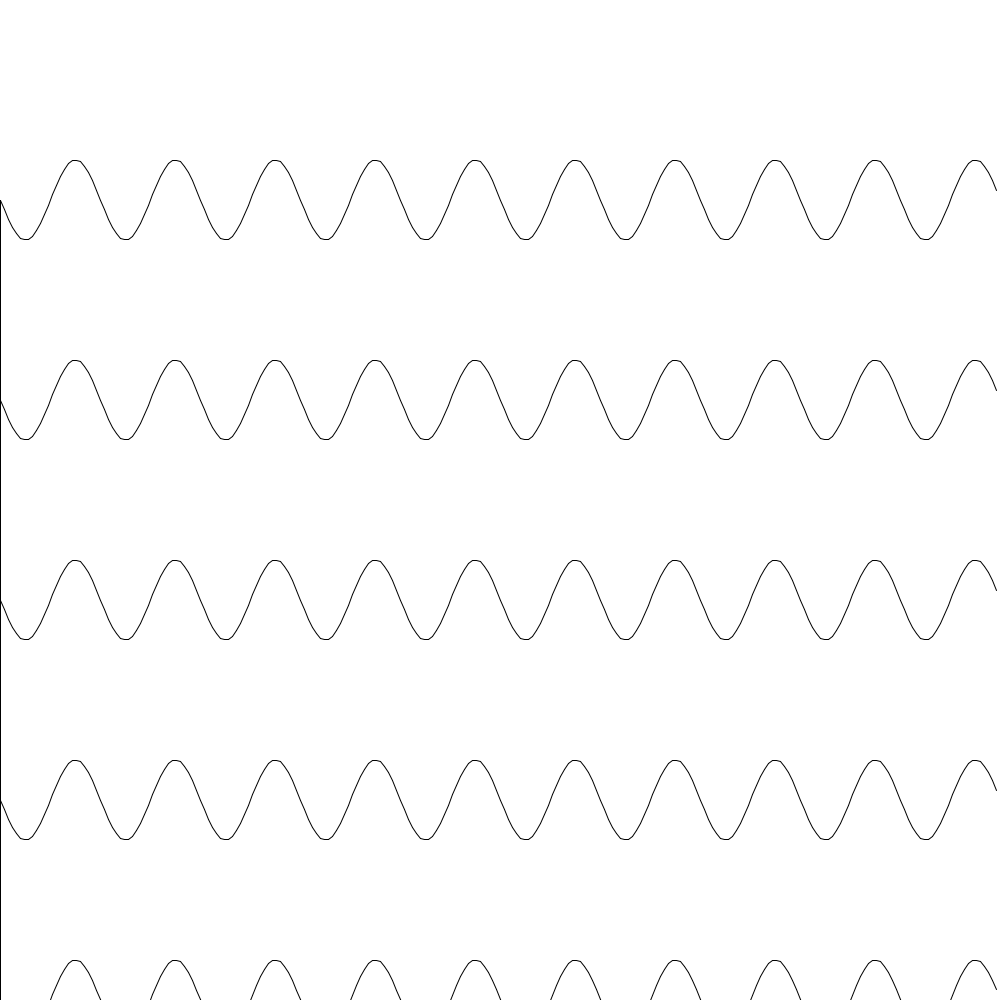
Frame 1 (no input)
Frame 2 (the mouse pressed at the canvas centre, redrawn once): identical to frame 1, image omitted

The Processing sketch that drew this single still picture (run headless with seeded random() and noise(); the mouse was pressed at the canvas centre and the sketch redrawn once):

// Processing sketch: sketch_210617a
// ── sketch_210617a.pde
import java.util.*;
import java.util.UUID;

int screenshotCount=1;
// control the size of the grid
int scale = 200;
String screenshotSet = UUID.randomUUID().toString();
int cols, rows, gH, gW;

// How many colors will we use
color[] colors  = new int[10];

void setup()
{
  size(1000, 1000);

  cols = ceil(width/scale);
  rows = ceil(height/scale);
  gH = ceil(width/cols);
  gW = ceil(height/rows);

  colorMode(HSB, 359, 100, 100, 100);
  // https://coolors.co/d9ed92-b5e48c-99d98c-76c893-52b69a-34a0a4-168aad-1a759f-1e6091-184e77
  color c1 = color(73, 38, 93, 100);
  color c2 = color(92, 39, 89, 100);
  color c3 = color(110, 35, 85, 100);
  color c4 = color(141, 41, 78, 100);
  color c5 = color(163, 55, 71, 100);
  color c6 = color(182, 68, 64, 100);
  color c7 = color(194, 87, 68, 100);
  color c8 = color(199, 84, 62, 100);
  color c9 = color(206, 79, 57, 100);
  color c10 = color(206, 80, 47, 100);
  colors[0] = c1;
  colors[1] = c2;
  colors[2] = c3;
  colors[3] = c4;
  colors[3] = c5;
  colors[5] = c6;
  colors[6] = c7;
  colors[7] = c8;
  colors[8] = c9;
  colors[9] = c10;

}


void draw() {

  noFill();
  noLoop();
  background(color(0,0,100, 100));

  float a = 0.0;
  float inc = TWO_PI/25.0;
  float prev_x = 0, prev_y = gH, x, y;

  for(int d=1; d <= rows; d++) {
  for(int i=0; i<width; i=i+4) {
    x = i;
    y = d*gH + sin(a) * 40.0;
    line(prev_x, prev_y, x, y);
    prev_x = x;
    prev_y = y;
    a = a + inc;
  }
  x=0;
  y=d*gH;
  prev_x = x;
  prev_y = y;
}

  ArrayList<Integer> colorNumbers = new ArrayList<Integer>();
  for(int ci = 0; ci < colors.length; ci++)
  {
    colorNumbers.add(ci);
  }
  Collections.shuffle(colorNumbers);
  int cr1 = colorNumbers.get(0);
  int cr2 = colorNumbers.get(1);
  int cr3 = colorNumbers.get(2);


//   for (int r = 0; r < rows; r++) {
//     for (int c = 0; c < cols; c++) {
//       Circular cir = new Circular(r*gW+gW/2, c*gH+gH/2, r*gW, c*gH, gW, gH, 0.001, false);
//       cir.cirularArc();
//     }
//   }
// }

  // float a = 0.0;
  // float inc = TWO_PI/25.0;
  // float prev_x = 0, prev_y = 50, x, y;
  //
  // for(int i=0; i<width; i=i+4) {
  // x = i;
  // y = height/2 + sin(a) * 40.0;
  // line(prev_x, prev_y, random(width), random(height));
  // prev_x = x;
  // prev_y = y;
  // a = a + inc;
  // }

  // background(color(0,0,100,100));
  //
  // float a = 0.0;
  // float inc = TWO_PI/25.0;
  // float prev_x = 0, prev_y = 50, x, y;
  // int cycles = 10;
  // for(int d = 1; d <= rows; d++) {
  //   for(int i=0; i<100; i=i+gW/d) {
  //     x = i;
  //     y = height/2 + sin(a) * 40.0;
  //     //line(prev_x, prev_y, x, y);
  //     //circle(x, y, 10);
  //     ArrayList<Integer> colorNumbers = new ArrayList<Integer>();
  //     for(int ci = 0; ci < colors.length; ci++)
  //     {
  //       colorNumbers.add(ci);
  //     }
  //     Collections.shuffle(colorNumbers);
  //     int cr1 = colorNumbers.get(0);
  //     int cr2 = colorNumbers.get(1);
  //     int cr3 = colorNumbers.get(2);
  //
  //
  //     stroke(colors[cr1]);
  //     strokeWeight(1);
  //     line(prev_x, prev_y, x, y);
  //     prev_x = x;
  //     prev_y = y;
  //     a = a + inc;
  //   }
  //   // stroke(color(0,0,100,100));
  //   // strokeWeight(gW*d);
  //   //circle(width/2, height/2, width-gW*(d+1));
  // }
  // stroke(color(0,0,100,100));
  // strokeWeight(gW*3.25);
  // circle(width/2, height/2, width+gW*3);
}


void keyPressed() {
  // save a screenshot if 's' is presed
  if(key == 's') {
    save("result-"+nf(height)+"-"+nf(width)+"-"+nf(rows)+"-"+nf(cols)+"-"+screenshotSet+"-"+nf(screenshotCount,4)+".jpg");
    screenshotCount++;
  }
  // redraw sketch if 'enter' is presed
  if(keyCode == 10) {
    redraw();
  }
}

// ── circular.pde
public class Circular {

  public float centerX;
  public float centerY;
  public float containerX;
  public float containerY;
  public float containerW;
  public float containerH;
  public float variance;
  public boolean clipLine;

  public Circular(float cX, float cY, float conX, float conY, float conW, float conH, float v, boolean cl) {
    centerX = cX;
    centerY = cY;
    containerX = conX;
    containerY = conY;
    containerW = conW;
    containerH = conH;
    variance = v;
    clipLine = cl;

  }

  private void drawLine(float x1, float y1, float x2, float y2, float cX, float cY, float cW, float cH)
  {
    if(clipLine) {
      line_clipped(x1, y1, x2, y2, cX, cY, cW, cH);
    } else {
      line(x1, y1, x2, y2);
    }
  }

  public void topRightArc() {

    float lastX, lastY, nextX, nextY;

    for(float a=PI+HALF_PI; a <= PI+HALF_PI+HALF_PI; a+=variance) {
      lastX = centerX + (containerW/2) * cos(a-variance);
      lastY = centerY + (containerH/2) * sin(a-variance);
      nextX = centerX + (containerW/2) * cos(a);
      nextY =  centerY + (containerH/2) * sin(a);
      drawLine(lastX, lastY, nextX, nextY, containerX, containerY, containerW, containerH);
    }
  }

  public void bottomRightArc() {

    float lastX, lastY, nextX, nextY;

    for(float a=HALF_PI-QUARTER_PI*2; a <= HALF_PI + variance; a+=variance) {
      lastX = centerX + (containerW/2) * cos(a-variance);
      lastY = centerY + (containerH/2) * sin(a-variance);
      nextX = centerX + (containerW/2) * cos(a);
      nextY =  centerY + (containerH/2) * sin(a);
      drawLine(lastX, lastY, nextX, nextY, containerX, containerY, containerW, containerH);
    }
  }


  public void topLeftArc() {

    float lastX, lastY, nextX, nextY;

    for(float a=PI+HALF_PI; a >= PI; a+=-variance) {
      lastX = centerX + (containerW/2) * cos(a+variance);
      lastY = centerY + (containerH/2) * sin(a+variance);
      nextX = centerX + (containerW/2) * cos(a);
      nextY =  centerY + (containerH/2) * sin(a);
      drawLine(lastX, lastY, nextX, nextY, containerX, containerY, containerW, containerH);
    }
  }


  public void bottomLeftArc() {

    float lastX, lastY, nextX, nextY;
    for(float a=PI; a >= HALF_PI - variance; a+=-variance) {
      lastX = centerX + (containerW/2) * cos(a+variance);
      lastY = centerY + (containerH/2) * sin(a+variance);
      nextX = centerX + (containerW/2) * cos(a);
      nextY =  centerY + (containerH/2) * sin(a);
      //line(lastX, lastY, nextX, nextY);
      drawLine(lastX, lastY, nextX, nextY, containerX, containerY, containerW, containerH);
    }
  }

  public void cirularArc() {
      topRightArc();
      bottomRightArc();
      topLeftArc();
      bottomLeftArc();
  }

  /*
   * Encode a given point (x, y) into the different regions of
   * a clip window as specified by its top-left corner (cx, cy)
   * and it's width and height (cw, ch).
   */
  private int encode_endpoint(
    float x, float y,
    float clipx, float clipy, float clipw, float cliph)
  {
    int code = 0; /* Initialized to being inside clip window */

    /* Calculate the min and max coordinates of clip window */
    float xmin = clipx;
    float xmax = clipx + clipw;
    float ymin = clipy;
    float ymax = clipy + clipw;

    if (x < xmin)       /* to left of clip window */
      code |= (1 << 0);
    else if (x > xmax)  /* to right of clip window */
      code |= (1 << 1);

    if (y < ymin)       /* below clip window */
      code |= (1 << 2);
    else if (y > ymax)  /* above clip window */
      code |= (1 << 3);

    return code;
  }

  private boolean line_clipped(
    float x0, float y0, float x1, float y1,
    float clipx, float clipy, float clipw, float cliph) {

    /* Stores encodings for the two endpoints of our line */
    int e0code, e1code;

    /* Calculate X and Y ranges for our clip window */
    float xmin = clipx;
    float xmax = clipx + clipw;
    float ymin = clipy;
    float ymax = clipy + cliph;

    /* Whether the line should be drawn or not */
    boolean accept = false;

    do {
      /* Get encodings for the two endpoints of our line */
      e0code = encode_endpoint(x0, y0, clipx, clipy, clipw, cliph);
      e1code = encode_endpoint(x1, y1, clipx, clipy, clipw, cliph);

      if (e0code == 0 && e1code == 0) {
        /* If line inside window, accept and break out of loop */
        accept = true;
        break;
      } else if ((e0code & e1code) != 0) {
        /*
         * If the bitwise AND is not 0, it means both points share
         * an outside zone. Leave accept as 'false' and exit loop.
         */
        break;
      } else {
        /* Pick an endpoint that is outside the clip window */
        int code = e0code != 0 ? e0code : e1code;

        float newx = 0, newy = 0;

        /*
         * Now figure out the new endpoint that needs to replace
         * the current one. Each of the four cases are handled
         * separately.
         */
        if ((code & (1 << 0)) != 0) {
          /* Endpoint is to the left of clip window */
          newx = xmin;
          newy = ((y1 - y0) / (x1 - x0)) * (newx - x0) + y0;
        } else if ((code & (1 << 1)) != 0) {
          /* Endpoint is to the right of clip window */
          newx = xmax;
          newy = ((y1 - y0) / (x1 - x0)) * (newx - x0) + y0;
        } else if ((code & (1 << 3)) != 0) {
          /* Endpoint is above the clip window */
          newy = ymax;
          newx = ((x1 - x0) / (y1 - y0)) * (newy - y0) + x0;
        } else if ((code & (1 << 2)) != 0) {
          /* Endpoint is below the clip window */
          newy = ymin;
          newx = ((x1 - x0) / (y1 - y0)) * (newy - y0) + x0;
        }

        /* Now we replace the old endpoint depending on which we chose */
        if (code == e0code) {
          x0 = newx;
          y0 = newy;
        } else {
          x1 = newx;
          y1 = newy;
        }
      }
    } while (true);

    /* Only draw the line if it was not rejected */
    if (accept)
      line(x0, y0, x1, y1);

    return accept;
  }

}

// ── gradient.pde
public class Gradient {


  public void gradientEllipse(float centerX, float centerY, float containerW, float containerH, float variance, int stepHeight, color c1, color c2) {

    float lPerc = 0.0;
    int offset = 0;
    int topCount = 0;
    int bottomCount = 0;

    color topToMddleC =  lerpColor(c1, c2, .5);
    color middleToBottomC =  lerpColor(c1, c2, 1);
    float nextX, nextY;

    float[][] topLeft = new float[int(90/variance)][];
    float[][] topRight = new float[int(90/variance)][];
    float[][] bottomLeft = new float[int(90/variance)][];
    float[][] bottomRight = new float[int(90/variance)][];

    // Top Left Arc
    offset = 0;
    for(float a=PI+HALF_PI; a >= PI; a+=-variance) {
      nextX = centerX + (containerW/2) * cos(a);
      nextY =  centerY + (containerH/2) * sin(a);
      topLeft[offset] = new float[] {nextX, nextY};
      offset++;
    }

    // Top Right Arc
    offset = 0;
    for(float a=PI+HALF_PI; a <= PI+HALF_PI+HALF_PI; a+=variance) {
      nextX = centerX + (containerW/2) * cos(a);
      nextY = centerY + (containerH/2) * sin(a);
      topRight[offset] = new float[] {nextX, nextY};
      offset++;
    }

    // Bottom Left Arc
    offset = 0;
    for(float a=PI; a >= HALF_PI - variance; a+=-variance) {
      nextX = centerX + (containerW/2) * cos(a);
      nextY = centerY + (containerH/2) * sin(a);
      bottomLeft[offset] = new float[] {nextX, nextY};
      offset++;
    }

    // Bottom Right Arc
    offset = 0;
    for(float a=HALF_PI-QUARTER_PI*2; a <= HALF_PI + variance; a+=variance) {
      nextX = centerX + (containerW/2) * cos(a);
      nextY = centerY + (containerH/2) * sin(a);
      bottomRight[offset] = new float[] {nextX, nextY};
      offset++;
    }

    // find the actual number of point from top to middle
    for(int i=0; i < topLeft.length; i++ ) {
      if (topLeft[i] != null && topRight[i] != null) {
      topCount++;
      }
    }

    // find the actual number of point from middle to bottom
    for(int i=0; i < bottomLeft.length; i++ ) {
      if (bottomLeft[i] != null && bottomRight[i] != null) {
      bottomCount++;
      }
    }

    // From the top to the middle draw rectangles with color transition
    for(int i=0; i < topCount; i++ ) {
      lPerc = 0.5 * (((float)i/(float)topCount));
      topToMddleC = lerpColor(c1, c2, lPerc);
      fill(topToMddleC);
      if (topLeft[i] != null && topRight[i] != null) {
        beginShape();
        vertex(topLeft[i][0], topLeft[i][1]);
        vertex(topRight[i][0], topRight[i][1]);
        vertex(topRight[i][0]+stepHeight, topRight[i][1]+stepHeight);
        vertex(topLeft[i][0]+stepHeight, topLeft[i][1]+stepHeight);
        endShape();
      }
    }

    // From the top to the middle draw rectangles with color transition
    for(int i=0; i < bottomCount; i++) {
      lPerc = (1 * (((float)i/(float)bottomCount)));
      middleToBottomC = lerpColor(topToMddleC, c2, lPerc);
      fill(middleToBottomC);
      if (bottomLeft[i] != null && bottomRight[i] != null) {
        beginShape();
        vertex(bottomLeft[i][0], bottomLeft[i][1]);
        vertex(bottomRight[i][0], bottomRight[i][1]);
        vertex(bottomRight[i][0]+stepHeight, bottomRight[i][1]+stepHeight);
        vertex(bottomLeft[i][0]+stepHeight, bottomLeft[i][1]+stepHeight);
        endShape();
      }
    }
  }

}
